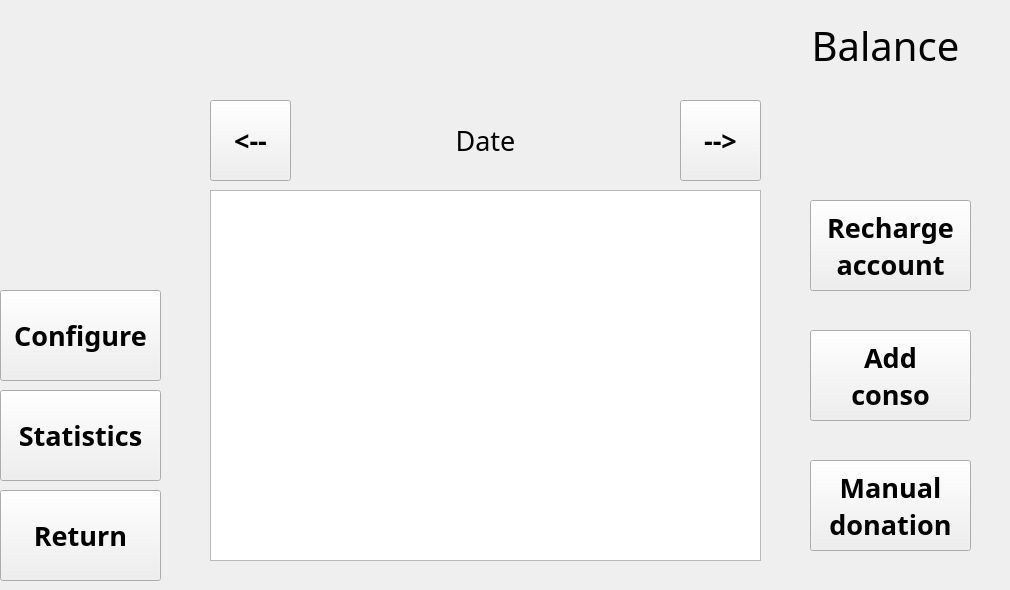
    <widget class="QWidget" name="account_panel">
     <widget class="QLabel" name="account_username_label">
      <property name="geometry">
       <rect>
        <x>210</x>
        <y>0</y>
        <width>551</width>
        <height>91</height>
       </rect>
      </property>
      <property name="font">
       <font>
        <family>Microsoft Yi Baiti</family>
        <pointsize>30</pointsize>
        <weight>75</weight>
        <bold>true</bold>
        <kerning>true</kerning>
       </font>
      </property>
      <property name="text">
       <string>&lt;username&gt;</string>
      </property>
      <property name="alignment">
       <set>Qt::AlignCenter</set>
      </property>
     </widget>
     <widget class="QPushButton" name="account_return_pushButton">
      <property name="geometry">
       <rect>
        <x>0</x>
        <y>490</y>
        <width>161</width>
        <height>91</height>
       </rect>
      </property>
      <property name="font">
       <font>
        <family>Microsoft Yi Baiti</family>
        <pointsize>20</pointsize>
        <weight>75</weight>
        <bold>true</bold>
        <kerning>true</kerning>
       </font>
      </property>
      <property name="text">
       <string>Return</string>
      </property>
     </widget>
     <widget class="QPushButton" name="account_previousDate_pushButton">
      <property name="geometry">
       <rect>
        <x>210</x>
        <y>100</y>
        <width>81</width>
        <height>81</height>
       </rect>
      </property>
      <property name="font">
       <font>
        <family>Microsoft Yi Baiti</family>
        <pointsize>20</pointsize>
        <weight>75</weight>
        <bold>true</bold>
        <kerning>true</kerning>
       </font>
      </property>
      <property name="text">
       <string>&lt;--</string>
      </property>
     </widget>
     <widget class="QPushButton" name="account_nextDate_pushButton">
      <property name="geometry">
       <rect>
        <x>680</x>
        <y>100</y>
        <width>81</width>
        <height>81</height>
       </rect>
      </property>
      <property name="font">
       <font>
        <family>Microsoft Yi Baiti</family>
        <pointsize>20</pointsize>
        <weight>75</weight>
        <bold>true</bold>
        <kerning>true</kerning>
       </font>
      </property>
      <property name="text">
       <string>--&gt;</string>
      </property>
     </widget>
     <widget class="QLabel" name="account_date_label">
      <property name="geometry">
       <rect>
        <x>300</x>
        <y>100</y>
        <width>371</width>
        <height>81</height>
       </rect>
      </property>
      <property name="font">
       <font>
        <family>Microsoft Yi Baiti</family>
        <pointsize>20</pointsize>
        <kerning>true</kerning>
       </font>
      </property>
      <property name="text">
       <string>Date</string>
      </property>
      <property name="alignment">
       <set>Qt::AlignCenter</set>
      </property>
     </widget>
     <widget class="QTextEdit" name="account_details_textEdit">
      <property name="enabled">
       <bool>true</bool>
      </property>
      <property name="geometry">
       <rect>
        <x>210</x>
        <y>190</y>
        <width>551</width>
        <height>371</height>
       </rect>
      </property>
      <property name="sizePolicy">
       <sizepolicy hsizetype="Expanding" vsizetype="Expanding">
        <horstretch>0</horstretch>
        <verstretch>0</verstretch>
       </sizepolicy>
      </property>
      <property name="font">
       <font>
        <family>Microsoft Yi Baiti</family>
        <pointsize>20</pointsize>
        <kerning>true</kerning>
       </font>
      </property>
      <property name="horizontalScrollBarPolicy">
       <enum>Qt::ScrollBarAlwaysOff</enum>
      </property>
      <property name="readOnly">
       <bool>true</bool>
      </property>
      <property name="textInteractionFlags">
       <set>Qt::NoTextInteraction</set>
      </property>
     </widget>
     <widget class="QPushButton" name="account_recharge_pushButton">
      <property name="geometry">
       <rect>
        <x>810</x>
        <y>200</y>
        <width>161</width>
        <height>91</height>
       </rect>
      </property>
      <property name="font">
       <font>
        <family>Microsoft Yi Baiti</family>
        <pointsize>20</pointsize>
        <weight>75</weight>
        <bold>true</bold>
        <kerning>true</kerning>
       </font>
      </property>
      <property name="text">
       <string>Recharge
account</string>
      </property>
     </widget>
     <widget class="QLabel" name="account_balance_label">
      <property name="geometry">
       <rect>
        <x>770</x>
        <y>70</y>
        <width>231</width>
        <height>51</height>
       </rect>
      </property>
      <property name="font">
       <font>
        <family>Microsoft Yi Baiti</family>
        <pointsize>30</pointsize>
        <weight>75</weight>
        <bold>true</bold>
        <kerning>true</kerning>
       </font>
      </property>
      <property name="text">
       <string>&lt;balance&gt;</string>
      </property>
      <property name="alignment">
       <set>Qt::AlignCenter</set>
      </property>
     </widget>
     <widget class="QPushButton" name="account_statistics_pushButton">
      <property name="geometry">
       <rect>
        <x>0</x>
        <y>390</y>
        <width>161</width>
        <height>91</height>
       </rect>
      </property>
      <property name="font">
       <font>
        <family>Microsoft Yi Baiti</family>
        <pointsize>20</pointsize>
        <weight>75</weight>
        <bold>true</bold>
        <kerning>true</kerning>
       </font>
      </property>
      <property name="text">
       <string>Statistics</string>
      </property>
     </widget>
     <widget class="QPushButton" name="account_configure_pushButton">
      <property name="geometry">
       <rect>
        <x>0</x>
        <y>290</y>
        <width>161</width>
        <height>91</height>
       </rect>
      </property>
      <property name="font">
       <font>
        <family>Microsoft Yi Baiti</family>
        <pointsize>20</pointsize>
        <weight>75</weight>
        <bold>true</bold>
        <kerning>true</kerning>
       </font>
      </property>
      <property name="text">
       <string>Configure</string>
      </property>
     </widget>
     <widget class="QPushButton" name="account_conso_pushButton">
      <property name="geometry">
       <rect>
        <x>810</x>
        <y>330</y>
        <width>161</width>
        <height>91</height>
       </rect>
      </property>
      <property name="font">
       <font>
        <family>Microsoft Yi Baiti</family>
        <pointsize>20</pointsize>
        <weight>75</weight>
        <bold>true</bold>
        <kerning>true</kerning>
       </font>
      </property>
      <property name="text">
       <string>Add
conso</string>
      </property>
     </widget>
     <widget class="QPushButton" name="account_manualdonation_pushButton">
      <property name="geometry">
       <rect>
        <x>810</x>
        <y>460</y>
        <width>161</width>
        <height>91</height>
       </rect>
      </property>
      <property name="font">
       <font>
        <family>Microsoft Yi Baiti</family>
        <pointsize>20</pointsize>
        <weight>75</weight>
        <bold>true</bold>
        <kerning>true</kerning>
       </font>
      </property>
      <property name="text">
       <string>Manual
donation</string>
      </property>
     </widget>
     <widget class="QLabel" name="label_27">
      <property name="geometry">
       <rect>
        <x>770</x>
        <y>20</y>
        <width>231</width>
        <height>51</height>
       </rect>
      </property>
      <property name="font">
       <font>
        <family>Microsoft Yi Baiti</family>
        <pointsize>30</pointsize>
        <weight>50</weight>
        <bold>false</bold>
        <kerning>true</kerning>
       </font>
      </property>
      <property name="text">
       <string>Balance</string>
      </property>
      <property name="alignment">
       <set>Qt::AlignCenter</set>
      </property>
     </widget>
    </widget>
